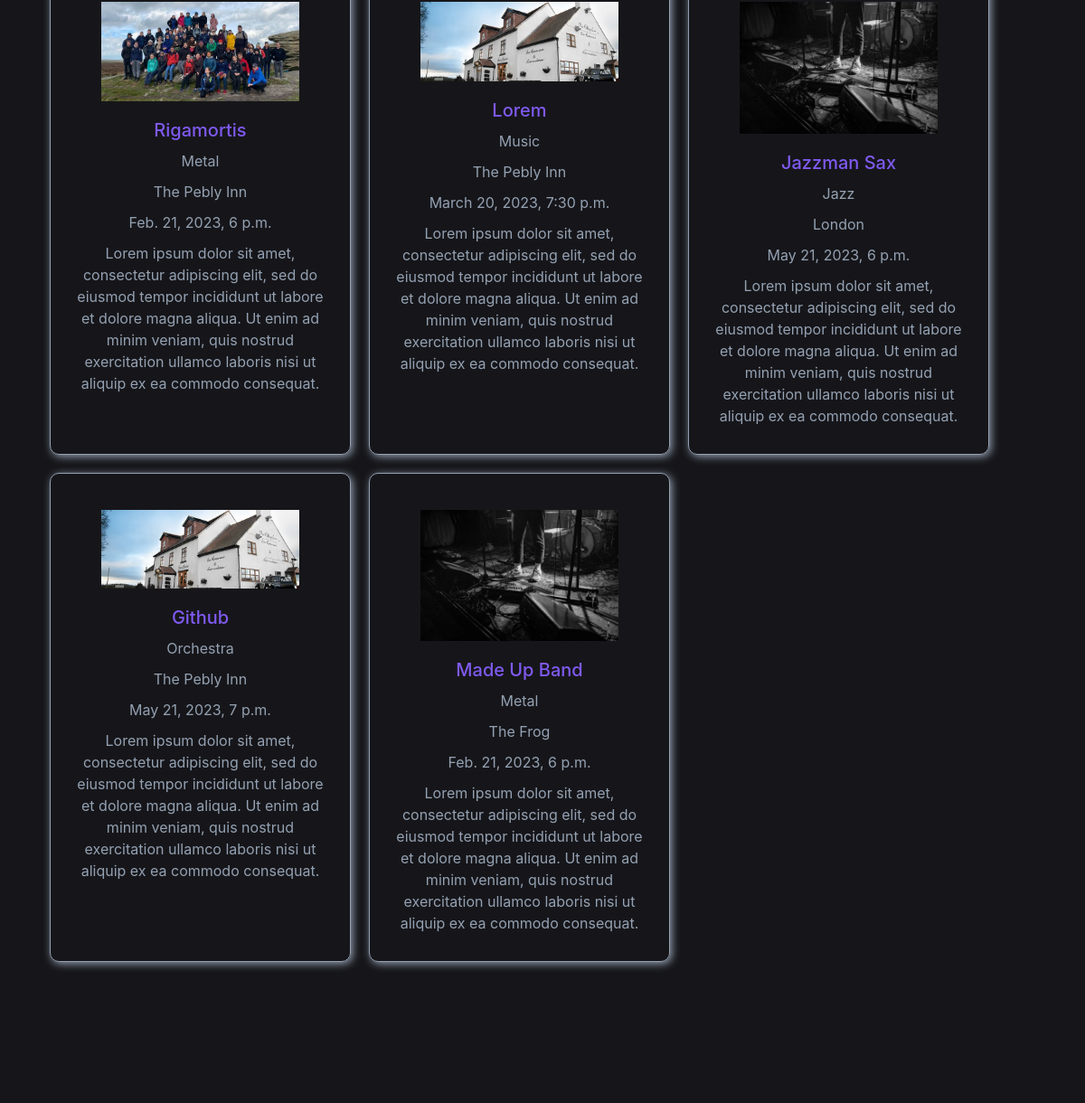
The app's page /events/ (middle part), older data.
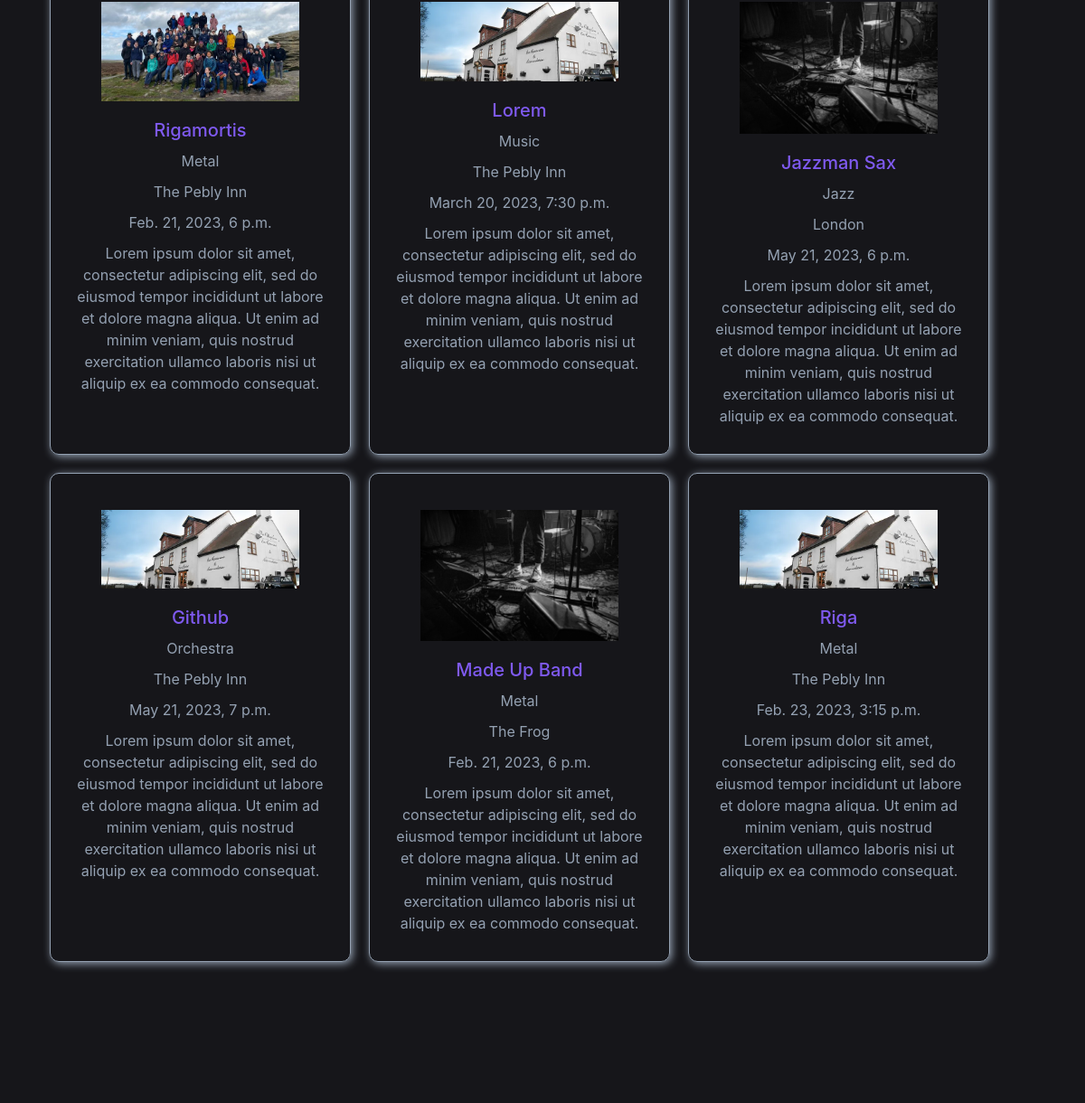
The same page, newer data.
### events/models.py (models this page shows, shortened)
class Event(models.Model):
    name = models.CharField(max_length=100)
    event_type = models.CharField(max_length=50)
    location = models.CharField(max_length=100)
    date = models.DateTimeField()
    description = models.TextField()
    photo = models.ImageField(upload_to='imgs')

### events/views.py (the view)
# urls.py: path('events/', EventsListView.as_view(), name='events-events'), # 'events/' maps to the events page
class EventsListView(ListView): # This view is used to display all the events in the database
    model = Event # Tells the view which model to query
    template_name = 'events/events.html' # <app>/<model>_<viewtype>.html
    context_object_name = 'events' # name of the object list that will be used in the template

### events/templates/events/events.html (shortened to what this page needs)
{% extends "events/base.html" %}
{% block content %}
    <div class="event-container">
        {% for event in events %}
            <div class="event-card">
                <img class="event-card-photo" src="{{ event.photo.url }}">
                <a class="event-card-title" href="{% url 'event-detail' event.id %}"><h3 class="event-card-title">{{ event.name }}</h3></a>
                <p class="event-card-type">{{ event.event_type }}</p>
                <p class="event-card-location">{{ event.location }}</p>
                <p class="event-card-date">{{ event.date }}</p>
                <p class="event-card-description">{{ event.description }}</p>
            </div>
        {% endfor %}
    </div>
{% endblock content %}

Row changes from the older to the newer data that the page shows:
added Event: photo (picture), name "Riga", event_type "Metal", location "The Pebly Inn", date "Feb. 23, 2023, 3:15 p.m.", description "Lorem ipsum dolor sit amet, consectetur adipiscing elit, sed do eiusmod tempor incididunt ut labore et dolore magna aliqua. Ut enim ad minim veniam, quis nostrud exercitation ullamco laboris nisi ut aliquip ex ea commodo consequat."
